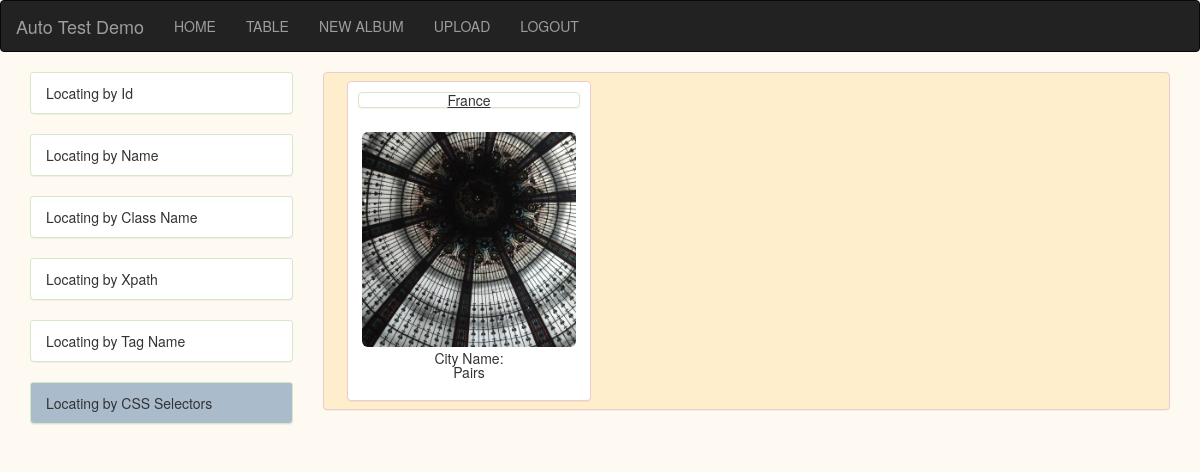
Screenshot of /album_show/France (signed in) with the database file from the repository.
### model/models.py (models this page shows)
class IMAGE_INFO(db.Model):
    id = db.Column(db.Integer, primary_key=True)
    img_uuid = db.Column(db.String(150), unique=False, nullable=False)
    img_description = db.Column(db.String(50), unique=False, nullable=False)
    img_album = db.Column(db.String(150), unique=False, nullable=False)

### main.py (the view)
@app.route('/album_show/<string:album_name>')
@login_required
def album_show(album_name):
    all_images = IMAGE_INFO.query.filter_by(img_album=album_name).all()
    return render_template('album_show.html',all_images=all_images)

### main.py (called while the page is built)
@login_manager.user_loader
def load_user(user_id):
    return USER_INFO.query.filter_by(id=user_id).first()

### templates/album_show.html (shortened to what this page needs)
{% extends "layout.html" %}
{% block index %}
<div class='col-md-12 col-lg-12 panel panel-danger product_list'>
    {% for each_images in all_images %}
        <div class="col-md-3 col-lg-3 panel panel-danger inventory">
            <div class="panel panel-success">
                <u>{{ each_images.img_album }}</u>
            </div>
            <img id="myModal" class="img-thumbnail preview-pic" src="{{ url_for('static',filename = 'images/'+each_images.img_uuid ) }}" />
            City Name:<br>
            <div class="city_name">{{ each_images.img_description }}
            </div>
        </div>
        {% endfor %}
    </div>
{% endblock %}

### static/css/img_pop.css (style rules this page uses)
.preview-pic { border: 0px; border-radius: 10px; cursor: pointer; transition: 0.3s; }

### static/css/index.css (style rules this page uses)
body { background-size: 100%; background-color: #FFFaF1; }
.inventory { padding:10px; width:30%; margin:1%; line-height:1; height:320px; text-align: center; }
.product_list { background-color: #ffeecc; }

### rows the page displays
IMAGE_INFO: img_album "France", img_uuid (picture), img_description "Pairs"
